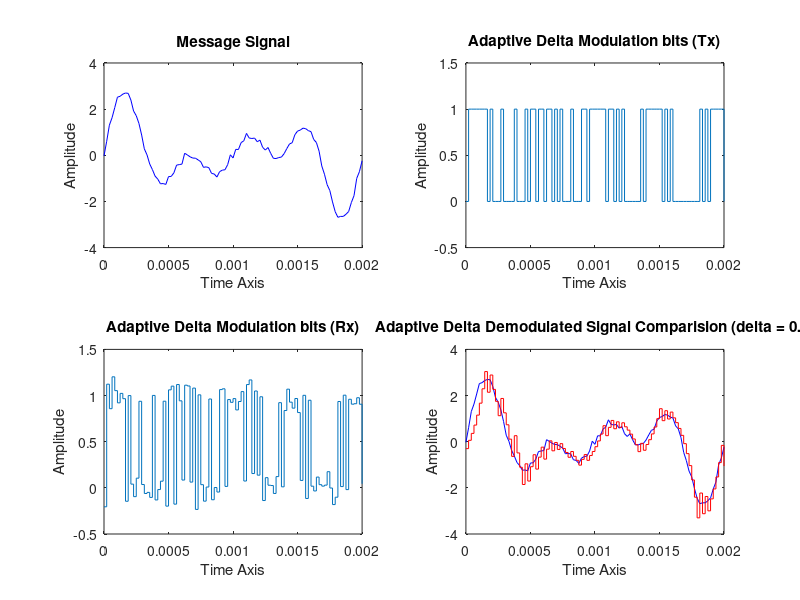

Reproduce this figure in MATLAB.
clc;
clear all;
close all;
pkg load communications;

% Adaptive delta modulation function
function y = AdaptiveMod(x,delta,delta_start,delta_change_rate)
y_old=0;
delta_factor=0;
x_old=delta_start;
y=zeros(1,length(x));
for i=1:length(x)
	y(i)=(x(i) > x_old);
	x_old=x_old+delta*sign(y(i)-0.5)*(delta_change_rate^delta_factor);
	delta_factor=delta_factor+sign((y(i)==y_old)-0.5);
	y_old=y(i);
end
end

% Adaptive delta demodulation function
function y = AdaptiveDemod(x,delta,delta_start,delta_change_rate)
x_old=0;
delta_factor = 0;
y_old=delta_start;
y=zeros(1, length(x));
for i=1:length(x)
    xd=(x(i)>=0.5);
	y_old=y_old+delta*sign(xd-0.5)*(delta_change_rate^delta_factor);
	delta_factor=delta_factor+sign((xd==x_old)-0.5);
	y(i)=y_old;
	x_old=xd;
end
end

% Simulation settings
tStart=0;
tStop=0.002;
Fs=48*10^3;
delta=0.3;
SNR=20;

% Calculate
Ts=1/Fs;
t=tStart:Ts:tStop;

% Perform adaptive delta modulation and demodulation
xt_sig=awgn(sin(2*pi*1000*t)+sin(2*pi*1500*t)+sin(2*pi*2000*t),20);
yt_sig=AdaptiveMod(xt_sig, delta, 0, 1.2);
yr_sig=awgn(yt_sig, SNR);
xr_sig=AdaptiveDemod(yr_sig, delta, 0, 1.2);

% Plot results
subplot(2,2,1);
plot(t, xt_sig, 'b');
ylim([-4 4]);
title('Message Signal');
xlabel('Time Axis')
ylabel('Amplitude')
subplot(2, 2, 2);
stairs(t, yt_sig);
ylim([-0.5 1.5]);
title('Adaptive Delta Modulation bits (Tx)');
xlabel('Time Axis')
ylabel('Amplitude')
subplot(2, 2, 3);
stairs(t, yr_sig);
title('Adaptive Delta Modulation bits (Rx)');
xlabel('Time Axis')
ylabel('Amplitude')
subplot(2, 2, 4);
plot(t, xt_sig, 'b');
hold on;
stairs(t, xr_sig, 'r');
ylim([-4 4]);
title('Adaptive Delta Demodulated Signal Comparision (delta = 0.3)');
xlabel('Time Axis')
ylabel('Amplitude')
